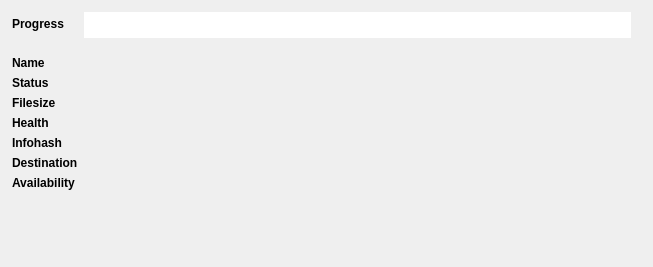
                    <widget class="QWidget" name="scrollAreaWidgetContents_2">
                     <property name="geometry">
                      <rect>
                       <x>0</x>
                       <y>0</y>
                       <width>653</width>
                       <height>267</height>
                      </rect>
                     </property>
                     <layout class="QFormLayout" name="formLayout_4">
                      <property name="fieldGrowthPolicy">
                       <enum>QFormLayout::AllNonFixedFieldsGrow</enum>
                      </property>
                      <property name="labelAlignment">
                       <set>Qt::AlignLeading|Qt::AlignLeft|Qt::AlignVCenter</set>
                      </property>
                      <property name="formAlignment">
                       <set>Qt::AlignLeading|Qt::AlignLeft|Qt::AlignTop</set>
                      </property>
                      <property name="leftMargin">
                       <number>12</number>
                      </property>
                      <property name="topMargin">
                       <number>12</number>
                      </property>
                      <property name="rightMargin">
                       <number>12</number>
                      </property>
                      <property name="bottomMargin">
                       <number>12</number>
                      </property>
                      <item row="2" column="0">
                       <widget class="QLabel" name="label_28">
                        <property name="styleSheet">
                         <string notr="true">font-weight: bold;</string>
                        </property>
                        <property name="text">
                         <string>Name</string>
                        </property>
                       </widget>
                      </item>
                      <item row="2" column="1">
                       <widget class="QLabel" name="download_detail_name_label">
                        <property name="text">
                         <string/>
                        </property>
                       </widget>
                      </item>
                      <item row="3" column="0">
                       <widget class="QLabel" name="label_30">
                        <property name="styleSheet">
                         <string notr="true">font-weight: bold;</string>
                        </property>
                        <property name="text">
                         <string>Status</string>
                        </property>
                       </widget>
                      </item>
                      <item row="3" column="1">
                       <widget class="QLabel" name="download_detail_status_label">
                        <property name="text">
                         <string/>
                        </property>
                       </widget>
                      </item>
                      <item row="4" column="0">
                       <widget class="QLabel" name="label_36">
                        <property name="styleSheet">
                         <string notr="true">font-weight: bold;</string>
                        </property>
                        <property name="text">
                         <string>Filesize</string>
                        </property>
                       </widget>
                      </item>
                      <item row="4" column="1">
                       <widget class="QLabel" name="download_detail_filesize_label">
                        <property name="text">
                         <string/>
                        </property>
                       </widget>
                      </item>
                      <item row="5" column="0">
                       <widget class="QLabel" name="label_38">
                        <property name="styleSheet">
                         <string notr="true">font-weight: bold;</string>
                        </property>
                        <property name="text">
                         <string>Health</string>
                        </property>
                       </widget>
                      </item>
                      <item row="5" column="1">
                       <widget class="QLabel" name="download_detail_health_label">
                        <property name="text">
                         <string/>
                        </property>
                       </widget>
                      </item>
                      <item row="6" column="0">
                       <widget class="QLabel" name="label_40">
                        <property name="styleSheet">
                         <string notr="true">font-weight: bold;</string>
                        </property>
                        <property name="text">
                         <string>Infohash</string>
                        </property>
                       </widget>
                      </item>
                      <item row="6" column="1">
                       <widget class="QLabel" name="download_detail_infohash_label">
                        <property name="text">
                         <string/>
                        </property>
                       </widget>
                      </item>
                      <item row="8" column="0">
                       <widget class="QLabel" name="label_26">
                        <property name="styleSheet">
                         <string notr="true">font-weight: bold;</string>
                        </property>
                        <property name="text">
                         <string>Availability</string>
                        </property>
                       </widget>
                      </item>
                      <item row="8" column="1">
                       <widget class="QLabel" name="download_detail_availability_label">
                        <property name="text">
                         <string/>
                        </property>
                       </widget>
                      </item>
                      <item row="0" column="1">
                       <widget class="DownloadProgressBar" name="download_progress_bar" native="true">
                        <property name="sizePolicy">
                         <sizepolicy hsizetype="MinimumExpanding" vsizetype="Fixed">
                          <horstretch>0</horstretch>
                          <verstretch>0</verstretch>
                         </sizepolicy>
                        </property>
                        <property name="minimumSize">
                         <size>
                          <width>0</width>
                          <height>26</height>
                         </size>
                        </property>
                        <property name="maximumSize">
                         <size>
                          <width>600000</width>
                          <height>26</height>
                         </size>
                        </property>
                        <property name="styleSheet">
                         <string notr="true">background-color: white;
margin-right: 10px;</string>
                        </property>
                        <layout class="QHBoxLayout" name="horizontalLayout_36"/>
                       </widget>
                      </item>
                      <item row="0" column="0">
                       <widget class="QLabel" name="label_39">
                        <property name="styleSheet">
                         <string notr="true">font-weight: bold;</string>
                        </property>
                        <property name="text">
                         <string>Progress</string>
                        </property>
                       </widget>
                      </item>
                      <item row="1" column="0">
                       <spacer name="verticalSpacer_14">
                        <property name="orientation">
                         <enum>Qt::Vertical</enum>
                        </property>
                        <property name="sizeType">
                         <enum>QSizePolicy::Fixed</enum>
                        </property>
                        <property name="sizeHint" stdset="0">
                         <size>
                          <width>20</width>
                          <height>6</height>
                         </size>
                        </property>
                       </spacer>
                      </item>
                      <item row="7" column="0">
                       <widget class="QLabel" name="label_44">
                        <property name="styleSheet">
                         <string notr="true">font-weight: bold;</string>
                        </property>
                        <property name="text">
                         <string>Destination</string>
                        </property>
                       </widget>
                      </item>
                      <item row="7" column="1">
                       <widget class="QLabel" name="download_detail_destination_label">
                        <property name="text">
                         <string/>
                        </property>
                       </widget>
                      </item>
                     </layout>
                    </widget>
